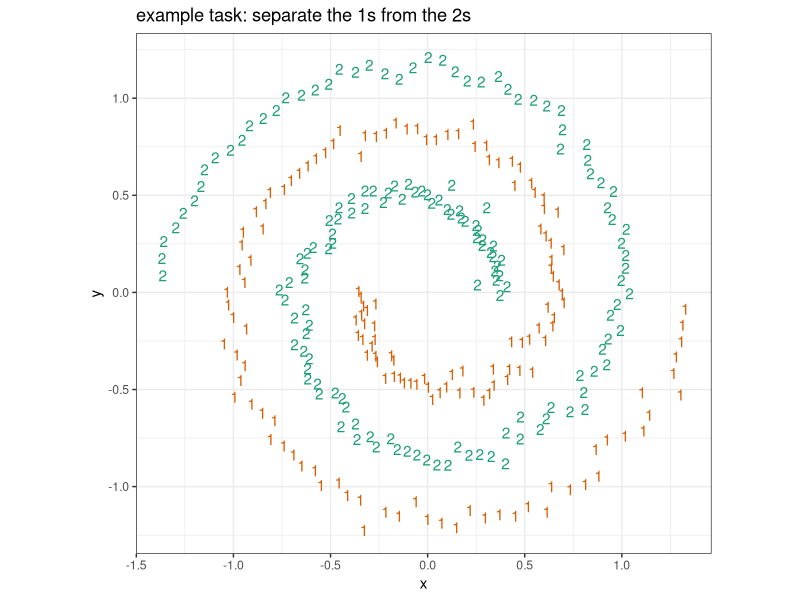

Reproduce this figure in R.
# example 10.22 of section 10.3.1 
# (example 10.22 of section 10.3.1)  : Exploring advanced methods : Solving "Inseparable" Problems Using Support Vector Machines : Using a SVM to solve a problem 
# Title: Setting up the spirals data as an example classification problem 

library('kernlab')
data(spirals)  		# Note: 1 
sc <- specc(spirals, centers = 2) 		# Note: 2 
s <- data.frame(x = spirals[, 1], y = spirals[, 2],  	# Note: 3 
   class = as.factor(sc)) 	

library('ggplot2') 
ggplot(data = s) + 	# Note: 4 
  geom_text(aes(x = x, y = y,
                label = class, color = class)) +
  scale_color_manual(values = c("#d95f02", "#1b9e77")) +
  coord_fixed() + 
  theme_bw() + 
  theme(legend.position  = 'none') +
  ggtitle("example task: separate the 1s from the 2s")

# Note 1: 
#   Load the kernlab kernel and support vector 
#   machine package and then ask that the included example "spirals" be made 
#   available. 

# Note 2: 
#   Use kernlab’s spectral clustering routine 
#   to identify the two different spirals in the example dataset. 

# Note 3: 
#   Combine the spiral coordinates and the 
#   spiral label into a data frame. 

# Note 4: 
#   Plot the spirals with class labels. 
